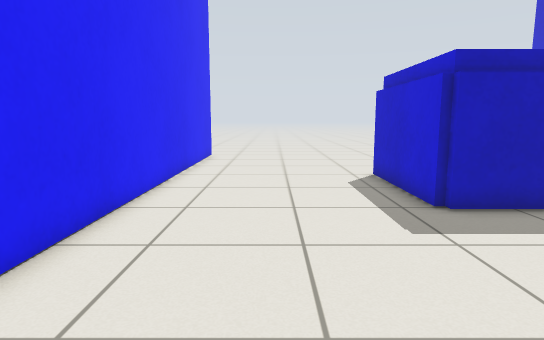
view 1 (above)

13 first-person views from a walk through a world built for the Gazebo simulator. The camera is 0.2 m above the floor, tilts 8° down and sees 75° across. The floor is counted in squares, 0.1 m on a side. Each view is taken from the middle of a square. On the plan, view 1 faces up. The plan holds only what a view shows up to about 18 squares ahead; the rest is blank.

view 2
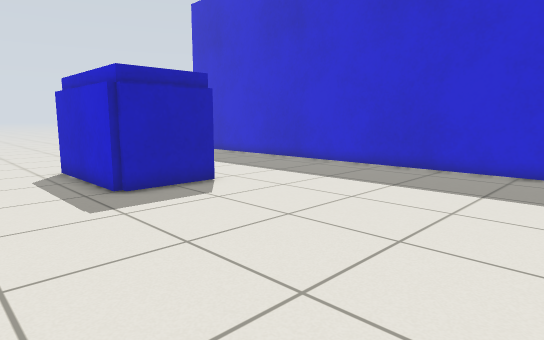

view 3
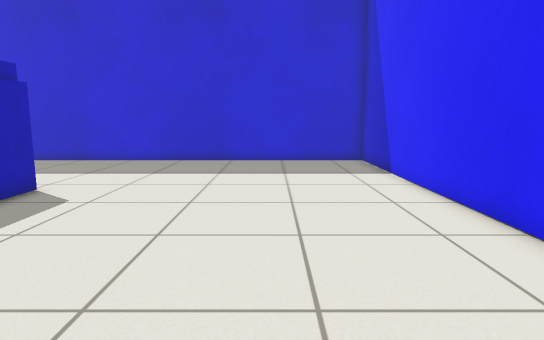

view 4
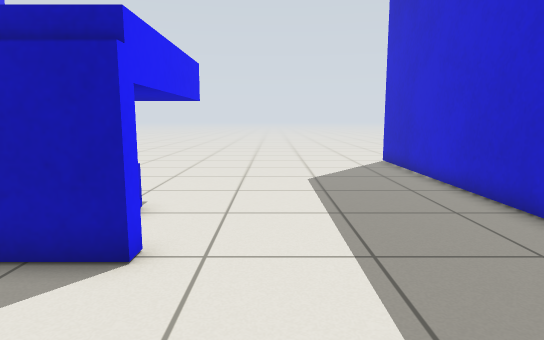

view 5
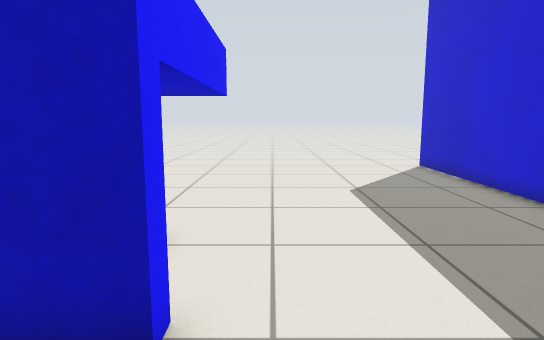

view 6
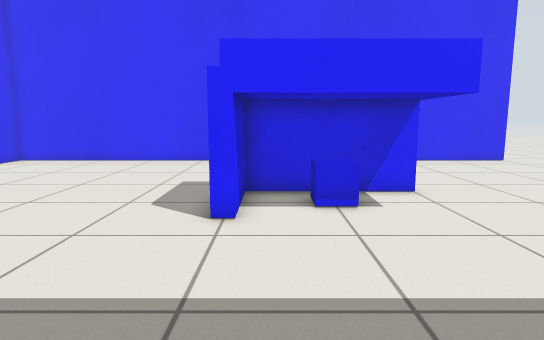

view 7
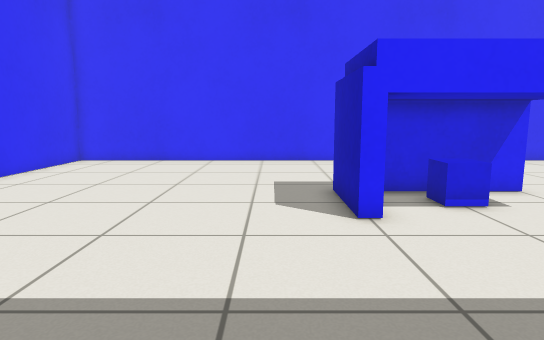

view 8
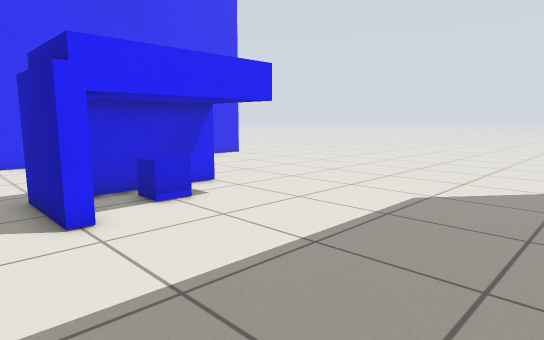

view 9
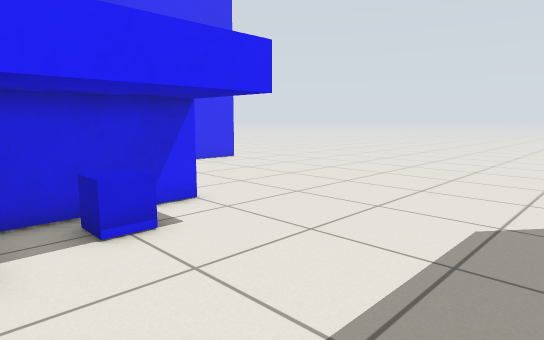

view 10
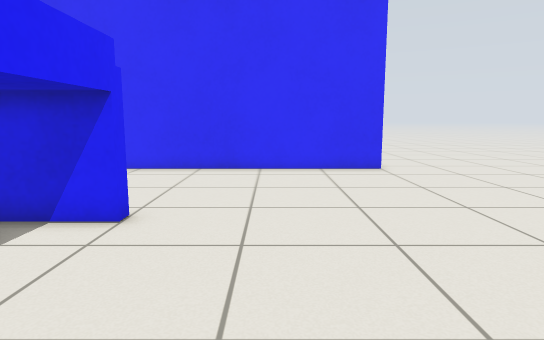

view 11
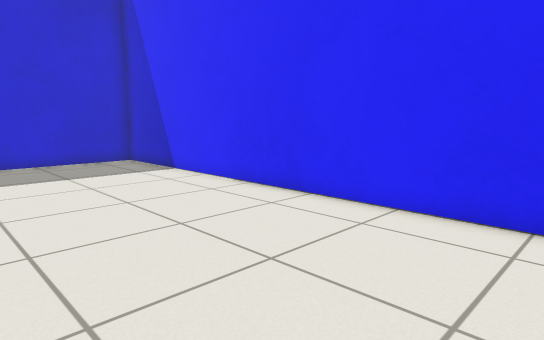

view 12
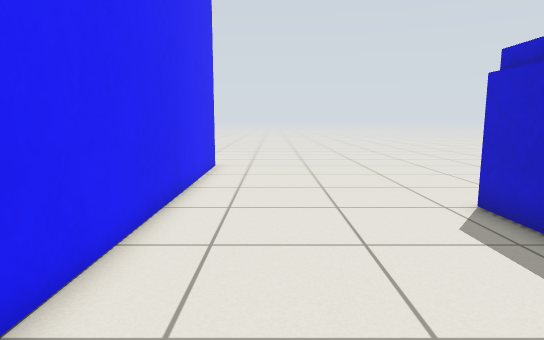

view 13
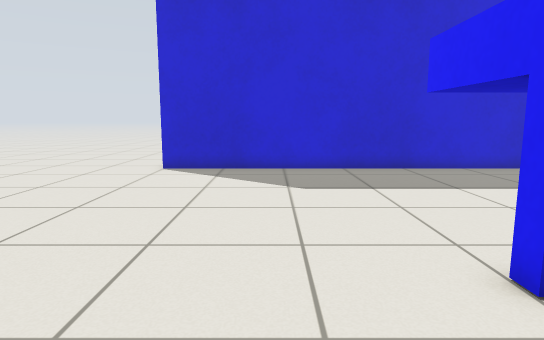

### Floor plan
Points are (right, up) in squares from view 1. A wall is a line through its corners. A room is listed if a view was taken in it or the views show most of it. See-through windows are left out.
Room 1 (views 1, 2, 3, 4, 5, 6, 7, 8, 9, 10, 11, 12, 13)
walls: (7, 8.4) (7, 7.7) (6.4, 7.7); (4.6, 7.7) (3.8, 7.7) (3.8, 8.5); (3.8, 12.4) (3.8, 13) (4.3, 13); (-3.5, 20.6) (-3.5, -3.5) (14.5, -3.5) (14.5, 20.5)
low walls: (4.3, 13) (4.3, 12.4)
ways out: opening at (-4.5, 21.5); opening at (15.5, 21.5)
objects: blue box (4, 8) to (7, 13)

Where each view was taken, in squares from view 1:
view 1: 0 up, 0 right, facing up
view 2: 2 down, 0 right, facing up-right
view 3: 1 up, 3 left, facing right
view 4: 3 up, 9 right, facing up
view 5: 5 up, 8 right, facing up
view 6: 9 up, 14 right, facing left
view 7: 6 up, 14 right, facing left
view 8: 6 up, 14 right, facing up-left
view 9: 8 up, 12 right, facing up-left
view 10: 16 up, 11 right, facing left
view 11: 4 up, 3 left, facing down-right
view 12: 5 up, 1 left, facing up
view 13: 16 up, 0 right, facing right
